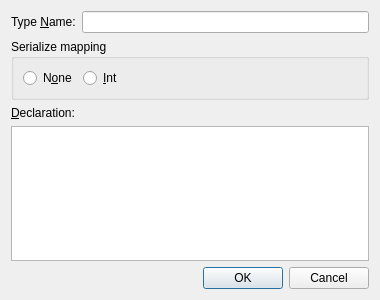
<?xml version="1.0" encoding="UTF-8"?>
<ui version="4.0">
 <class>TypeDialog</class>
 <widget class="QDialog" name="TypeDialog">
  <property name="geometry">
   <rect>
    <x>0</x>
    <y>0</y>
    <width>380</width>
    <height>300</height>
   </rect>
  </property>
  <property name="windowTitle">
   <string>Type</string>
  </property>
  <layout class="QVBoxLayout" name="mainLayout">
   <item>
    <layout class="QHBoxLayout" name="nameRow">
     <item>
      <widget class="QLabel" name="labelName">
       <property name="text">
        <string>Type &amp;Name:</string>
       </property>
       <property name="buddy">
        <cstring>lineEditName</cstring>
       </property>
      </widget>
     </item>
     <item>
      <widget class="QLineEdit" name="lineEditName">
       <property name="maxLength">
        <number>64</number>
       </property>
      </widget>
     </item>
    </layout>
   </item>
   <item>
    <widget class="QGroupBox" name="groupSerializeMap">
     <property name="title">
      <string>Serialize mapping</string>
     </property>
     <layout class="QHBoxLayout" name="serializeMapLayout">
      <item>
       <widget class="QRadioButton" name="radioNoneMap">
        <property name="text">
         <string>N&amp;one</string>
        </property>
       </widget>
      </item>
      <item>
       <widget class="QRadioButton" name="radioIntMap">
        <property name="text">
         <string>&amp;Int</string>
        </property>
       </widget>
      </item>
      <item>
       <spacer name="serializeMapSpacer">
        <property name="orientation">
         <enum>Qt::Orientation::Horizontal</enum>
        </property>
        <property name="sizeHint" stdset="0">
         <size>
          <width>40</width>
          <height>20</height>
         </size>
        </property>
       </spacer>
      </item>
     </layout>
    </widget>
   </item>
   <item>
    <widget class="QLabel" name="labelDeclaration">
     <property name="text">
      <string>&amp;Declaration:</string>
     </property>
     <property name="buddy">
      <cstring>plainTextDeclaration</cstring>
     </property>
    </widget>
   </item>
   <item>
    <widget class="QPlainTextEdit" name="plainTextDeclaration"/>
   </item>
   <item>
    <widget class="QDialogButtonBox" name="buttonBox">
     <property name="orientation">
      <enum>Qt::Orientation::Horizontal</enum>
     </property>
     <property name="standardButtons">
      <set>QDialogButtonBox::StandardButton::Cancel|QDialogButtonBox::StandardButton::Ok</set>
     </property>
    </widget>
   </item>
  </layout>
 </widget>
 <resources/>
 <connections/>
</ui>
